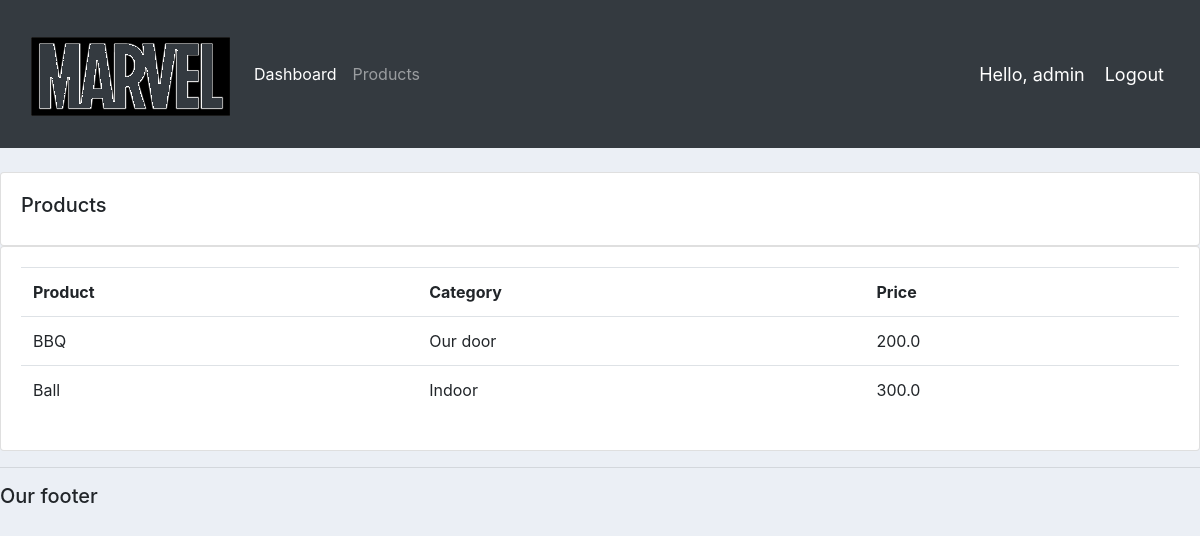
Screenshot of /products/ (signed in) with the database file from the repository.
### accounts/models.py (models this page shows, shortened)
class Product(models.Model):
    CATEGORY = (
            ('Indoor', 'Indoor'),
            ('Our door', 'Our door'),
    )
    name = models.CharField(max_length=200, null = True)
    price = models.FloatField(null = True)
    category = models.CharField(max_length=200, null = True, choices=CATEGORY)
    description = models.CharField(max_length=200, null = True, blank = True)
    date_created = models.DateTimeField(auto_now_add = True, null = True)
    tags = models.ManyToManyField(Tag)

### accounts/decorators.py (the view)
        def wrapper_func(request, *arg, **kwargs):
            group = None
            if request.user.groups.exists():
                group = request.user.groups.all()[0].name
            if group in allowed_roles:
                return view_func(request, *arg, **kwargs)
            else:
                return HttpResponse('You are not authorized to view this page')

### accounts/views.py (called while the page is built)
@login_required(login_url = 'login')
@allowed_users(allowed_roles = ['admin'])
def products(request):
    products = Product.objects.all()
    return render(request, 'accounts/products.html', {'products': products})

### accounts/templates/accounts/products.html
{% extends 'accounts/main.html' %}
{% block content %}
<br>
<div class="row">
    <div class="col-md">
        <div class="card card-body">
            <h5>Products</h5>
        </div>
        <div class="card card-body">
            <table class="table">
                <tr>
                    <th>Product</th>
                    <th>Category</th>
                    <th>Price</th>
                </tr>
                {% for i in products %}
                    <tr>
                        <td>{{i.name}}</td>
                        <td>{{i.category}}</td>
                        <td>{{i.price}}</td>
                    </tr>
                {% endfor %}
            </table>
        </div>
    </div>
</div>
{% endblock %}

### accounts/templates/accounts/navbar.html (shortened to what this page needs)
{% load static %}
<nav class="navbar navbar-expand-lg navbar-dark bg-dark">
    <img src="{% static 'images/logo.png' %}" alt="">
    <div class="collapse navbar-collapse" id="navbarNav">
      <ul class="navbar-nav">
        {% if request.user.is_staff%}
        <li class="nav-item active">
          <a class="nav-link" href="{% url 'home' %}">Dashboard </a>
        </li>
        <li class="nav-item">
          <a class="nav-link" href="{% url 'products' %}">Products</a>
        </li>
        {% endif %}
      </ul>
    </div>
    <span class="hello-msg">Hello, {{request.user}}</span>
    <span><a class="hello-msg" href="{% url 'logout' %}">Logout</a></span>
  </nav>

### static/css/main.css (style rules this page uses)
body { background-color: #ebeff5; }

### accounts/templates/accounts/navbar.html (style rules this page uses)
.hello-msg { font-size: 18px; color: #fff; margin-right: 20px; }

### rows the page displays
Product: name "BBQ", category "Our door", price "200.0"
Product: name "Ball", category "Indoor", price "300.0"

### other values shown
{{ request.user }} "admin"
